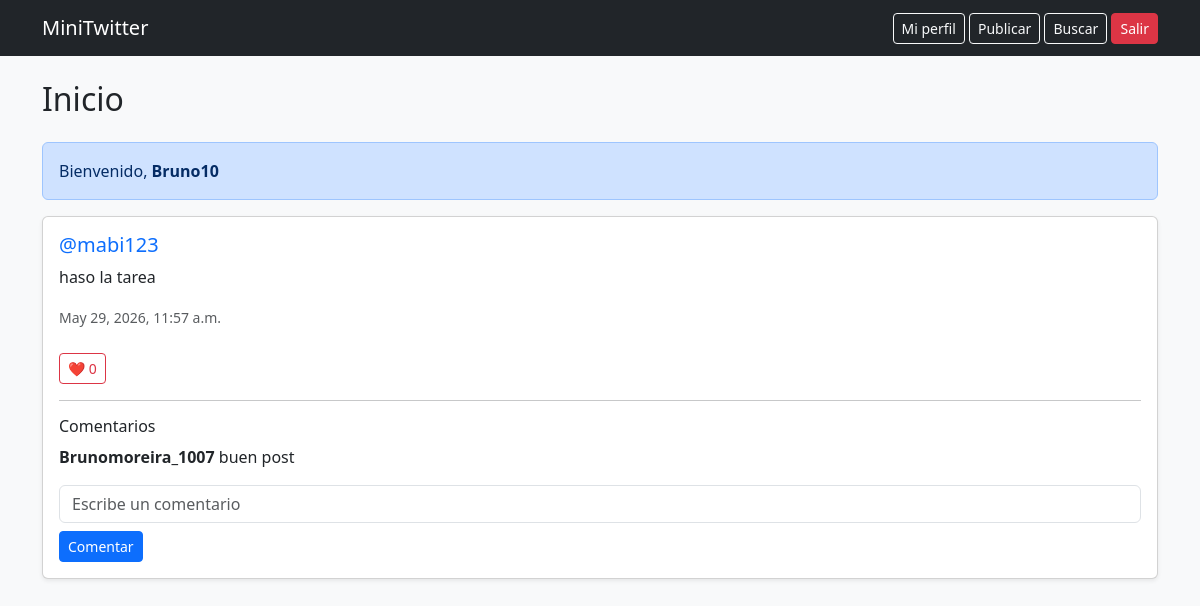
Screenshot of / (signed in) with the database file from the repository.
### app/models.py (models this page shows, shortened)
class Post(models.Model):
    usuario = models.ForeignKey(User, on_delete=models.CASCADE)
    contenido = models.TextField(max_length=280)
    fecha_creacion = models.DateTimeField(auto_now_add=True)

class Comentario(models.Model):
    usuario = models.ForeignKey(
        User,
        on_delete=models.CASCADE
    )
    post = models.ForeignKey(
        Post,
        on_delete=models.CASCADE
    )
    contenido = models.TextField(max_length=200)
    fecha_creacion = models.DateTimeField(auto_now_add=True)

### app/views.py (the view)
# urls.py: path('', views.inicio, name='inicio'),
@login_required
def inicio(request):
    siguiendo = Follow.objects.filter(
        seguidor=request.user
    ).values_list('seguido', flat=True)
    posts = Post.objects.filter(
        usuario__in=list(siguiendo) + [request.user.id]
    ).order_by('-fecha_creacion')
    return render(request, 'inicio.html', {
        'posts': posts
    })

### app/templates/inicio.html (shortened to what this page needs)
{% extends 'base.html' %}
{% block contenido %}
<h2 class="mb-4">Inicio</h2>
{% if user.is_authenticated %}
    <div class="alert alert-primary">
        Bienvenido, <strong>{{ user.username }}</strong>
    </div>
{% endif %}
{% for post in posts %}
    <div class="card mb-3 shadow-sm">
        <div class="card-body">
            <h5>
                <a href="/perfil/{{ post.usuario.username }}/" class="text-decoration-none">
                    @{{ post.usuario.username }}
                </a>
            </h5>
            <p class="card-text">
        {% for palabra in post.contenido.split %}
        {% if palabra|slice:":1" == "#" %}
            <a href="/hashtag/{{ palabra|slice:"1:" }}/">
                {{ palabra }}
            </a>
        {% else %}
            {{ palabra }}
        {% endif %}
        {% endfor %}
        </p>
            <small class="text-muted">
                {{ post.fecha_creacion }}
            </small>
            <br><br>
            <form method="POST" action="/like/{{ post.id }}/">
                <button class="btn btn-sm btn-outline-danger">
                    ❤️ {{ post.like_set.count }}
                </button>
            </form>
            <hr>
            <h6>Comentarios</h6>
            {% for comentario in post.comentario_set.all %}
                <p>
                    <strong>
                        {{ comentario.usuario.username }}
                    </strong>
                    {{ comentario.contenido }}
                </p>
            {% empty %}
                <small>
                    Sin comentarios
                </small>
            {% endfor %}
            <form method="POST" action="/comentario/{{ post.id }}/">
                <input
                    type="text"
                    name="contenido"
                    class="form-control mt-2"
                    placeholder="Escribe un comentario"
                >
                <button class="btn btn-sm btn-primary mt-2">
                    Comentar
                </button>
            </form>
        </div>
    </div>
{% empty %}
    <div class="alert alert-warning">
        No hay publicaciones para mostrar.
    </div>
{% endfor %}
{% endblock %}

### rows the page displays
Post: usuario.username "mabi123", split "haso" "la" "tarea", fecha_creacion "May 29, 2026, 11:57 a.m.", like_set.count "0"
Comentario: usuario.username "Brunomoreira_1007", contenido "buen post"

### other values shown
{{ user.username }} "Bruno10"
